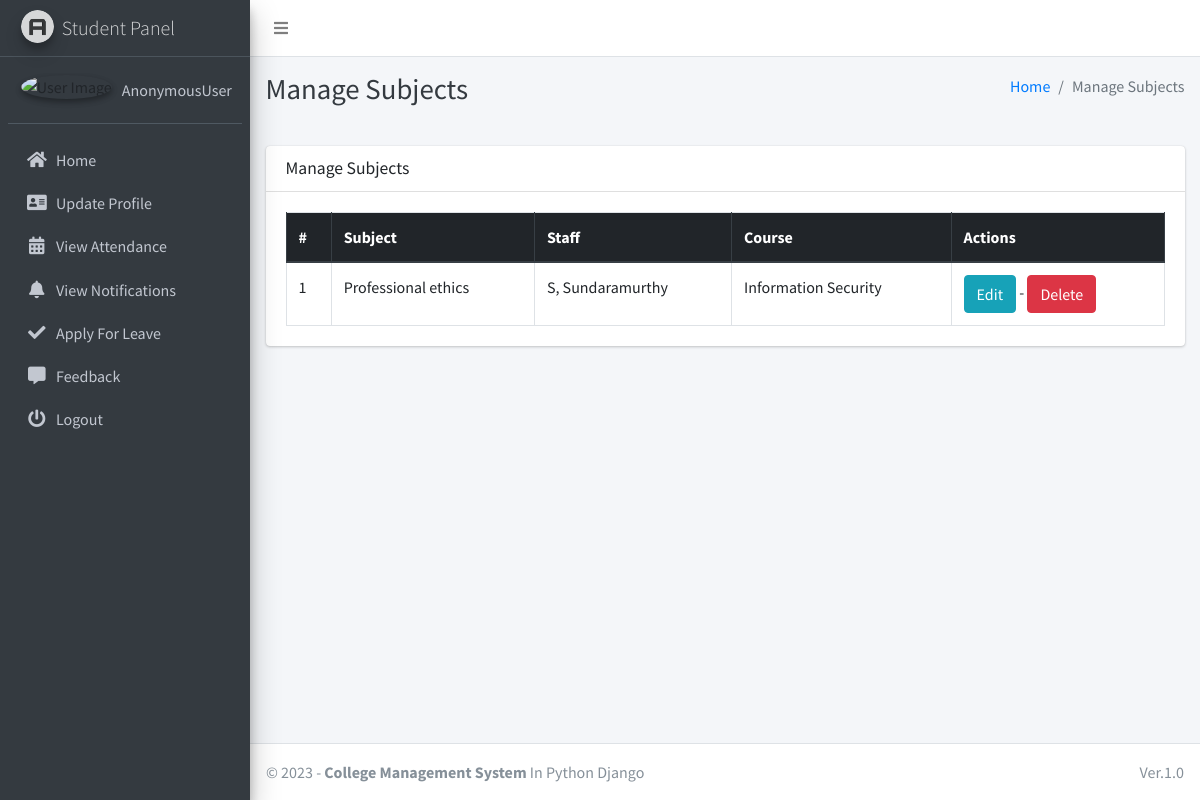
The page /subject/manage/ on the database its author committed.
### main_app/models.py (models this page shows, shortened)
class Subject(models.Model):
    name = models.CharField(max_length=120)
    staff = models.ForeignKey(Staff,on_delete=models.CASCADE,)
    course = models.ForeignKey(Course, on_delete=models.CASCADE)
    updated_at = models.DateTimeField(auto_now=True)
    created_at = models.DateTimeField(auto_now_add=True)

class Staff(models.Model):
    course = models.ForeignKey(Course, on_delete=models.DO_NOTHING, null=True, blank=False)
    admin = models.OneToOneField(CustomUser, on_delete=models.CASCADE)

class CustomUser(AbstractUser):
    USER_TYPE = ((1, "HOD"), (2, "Staff"), (3, "Student"))
    GENDER = [("M", "Male"), ("F", "Female")]
    username = None  # Removed username, using email instead
    email = models.EmailField(unique=True)
    user_type = models.CharField(default=1, choices=USER_TYPE, max_length=1)
    gender = models.CharField(max_length=1, choices=GENDER)
    profile_pic = models.ImageField()
    address = models.TextField()
    fcm_token = models.TextField(default="")  # For firebase notifications
    created_at = models.DateTimeField(auto_now_add=True)
    updated_at = models.DateTimeField(auto_now=True)
    USERNAME_FIELD = "email"
    REQUIRED_FIELDS = []
    objects = CustomUserManager()
    def __str__(self):
        return self.last_name + ", " + self.first_name

class Course(models.Model):
    name = models.CharField(max_length=120)
    created_at = models.DateTimeField(auto_now_add=True)
    updated_at = models.DateTimeField(auto_now=True)

### main_app/hod_views.py (the view)
# urls.py: path("subject/manage/", hod_views.manage_subject, name='manage_subject'),
def manage_subject(request):
    subjects = Subject.objects.all()
    context = {
        'subjects': subjects,
        'page_title': 'Manage Subjects'
    }
    return render(request, "hod_template/manage_subject.html", context)

### main_app/templates/hod_template/manage_subject.html
{% extends 'main_app/base.html' %}
{% load static %}
{% block page_title %}{{page_title}}{% endblock page_title %}
{% block content %}
<section class="content">
    <div class="container-fluid">
        <div class="row">
            <div class="col-md-12">
                <div class="card">
                    <div class="card-header">
                        <h3 class="card-title">{{page_title}}</h3>
                    </div>
                    <div class="card-body">
                        <table id="example2" class="table table-bordered table-hover">
                            <thead class="thead-dark">
                                <tr>
                                    <th>#</th>
                                    <th>Subject</th>
                                    <th>Staff</th>
                                    <th>Course</th>
                                    <th>Actions</th>
                                </tr>
                            </thead>
                            <tbody>
                                {% for subject in subjects %}
                                <tr>
                                    <td>{{ forloop.counter }}</td>
                                    <td>{{subject.name}}</td>
                                    <td>{{subject.staff.admin}}</td>
                                    <td>{{subject.course.name}}</td>
                                    <td>
                                        <a href="{% url 'edit_subject' subject.id %}" class="btn btn-info">Edit</a> -
                                        <a href="{% url 'delete_subject' subject.id %}" onclick="return confirm('Are you sure you want to delete this ?')" class="btn btn-danger">Delete</a>
                                    </td>
                                </tr>
                                {% endfor %}
                            </tbody>
                        </table>
                    </div>
                </div>
            </div>
        </div>
    </div>
</section>
{% endblock content %}

### rows shown on the page
Subject: name "Professional ethics", staff.admin "S, Sundaramurthy", course.name "Information Security"

### other values the page prints
{{ user }} "AnonymousUser"
{{ page_title }} "Manage Subjects"
